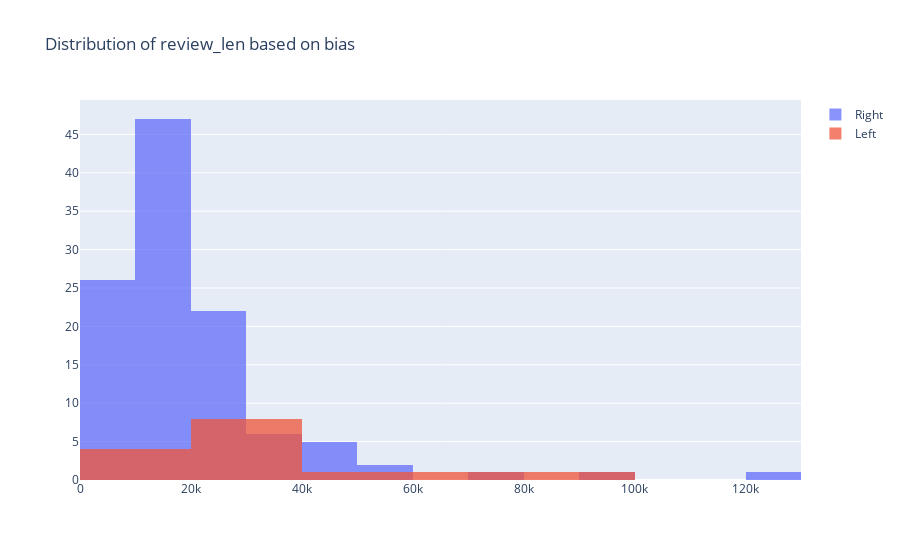

This figure's notebook cell:
### Code cell
x1 = df.loc[df['Bias_num'] == 1, 'review_len']
x0 = df.loc[df['Bias_num'] == 0, 'review_len']

trace1 = go.Histogram(
    x=x0, name='Right',
    opacity=0.75
)
trace2 = go.Histogram(
    x=x1, name = 'Left',
    opacity=0.75
)

data = [trace1, trace2]
layout = go.Layout(barmode='overlay', title='Distribution of review_len based on bias')
fig = go.Figure(data=data, layout=layout)
fig.show()

### Figure 1 — Plotly figure (JSON) as saved in the notebook; plotly's stock layout.template omitted (floating-point values rounded to 4 significant figures)
{"data": [{"name": "Right", "opacity": 0.75, "type": "histogram", "x": [21784, 4409, 1189, 7870, 19930, 8456, 17949, 38503, 6639, 5483, 15925, 18286, 43212, 10614, 8613, 14167, 10381, 9986, 12109, 11760, 16691, 10849, 28910, 21356, 21390, 23090, 12461, 27309, 24870, 44109, 23581, 20198, 29428, 28557, 26568, 17443, 24881, 27661, 21354, 25618, 27875, 18029, 40546, 43664, 6508, 22497, 24070, 70428, 21691, 32655, 23468, 52117, 90641, 53596, 49221, 17744, 14729, 11917, 15612, 33157, 12084, 19416, 14826, 17607, 11833, 17080, 31421, 13688, 17547, 18833, 7501, 10246, 16034, 14724, 13612, 14570, 12183, 13508, 8515, 10566, 7602, 13027, 3531, 8173, 3543, 13293, 7616, 5666, 7037, 4892, 10923, 5025, 6878, 8010, 6971, 9913, 15377, 11640, 8520, 11214, 37926, 7334, 34651, 121317, 10669, 10126, 11754, 10706, 15041, 14747, 26754]}, {"name": "Left", "opacity": 0.75, "type": "histogram", "x": [34096, 15837, 33403, 28889, 27617, 22360, 31029, 28275, 11656, 79086, 49970, 25785, 83553, 5092, 13443]}], "layout": {"barmode": "overlay", "title": {"text": "Distribution of review_len based on bias"}}}
